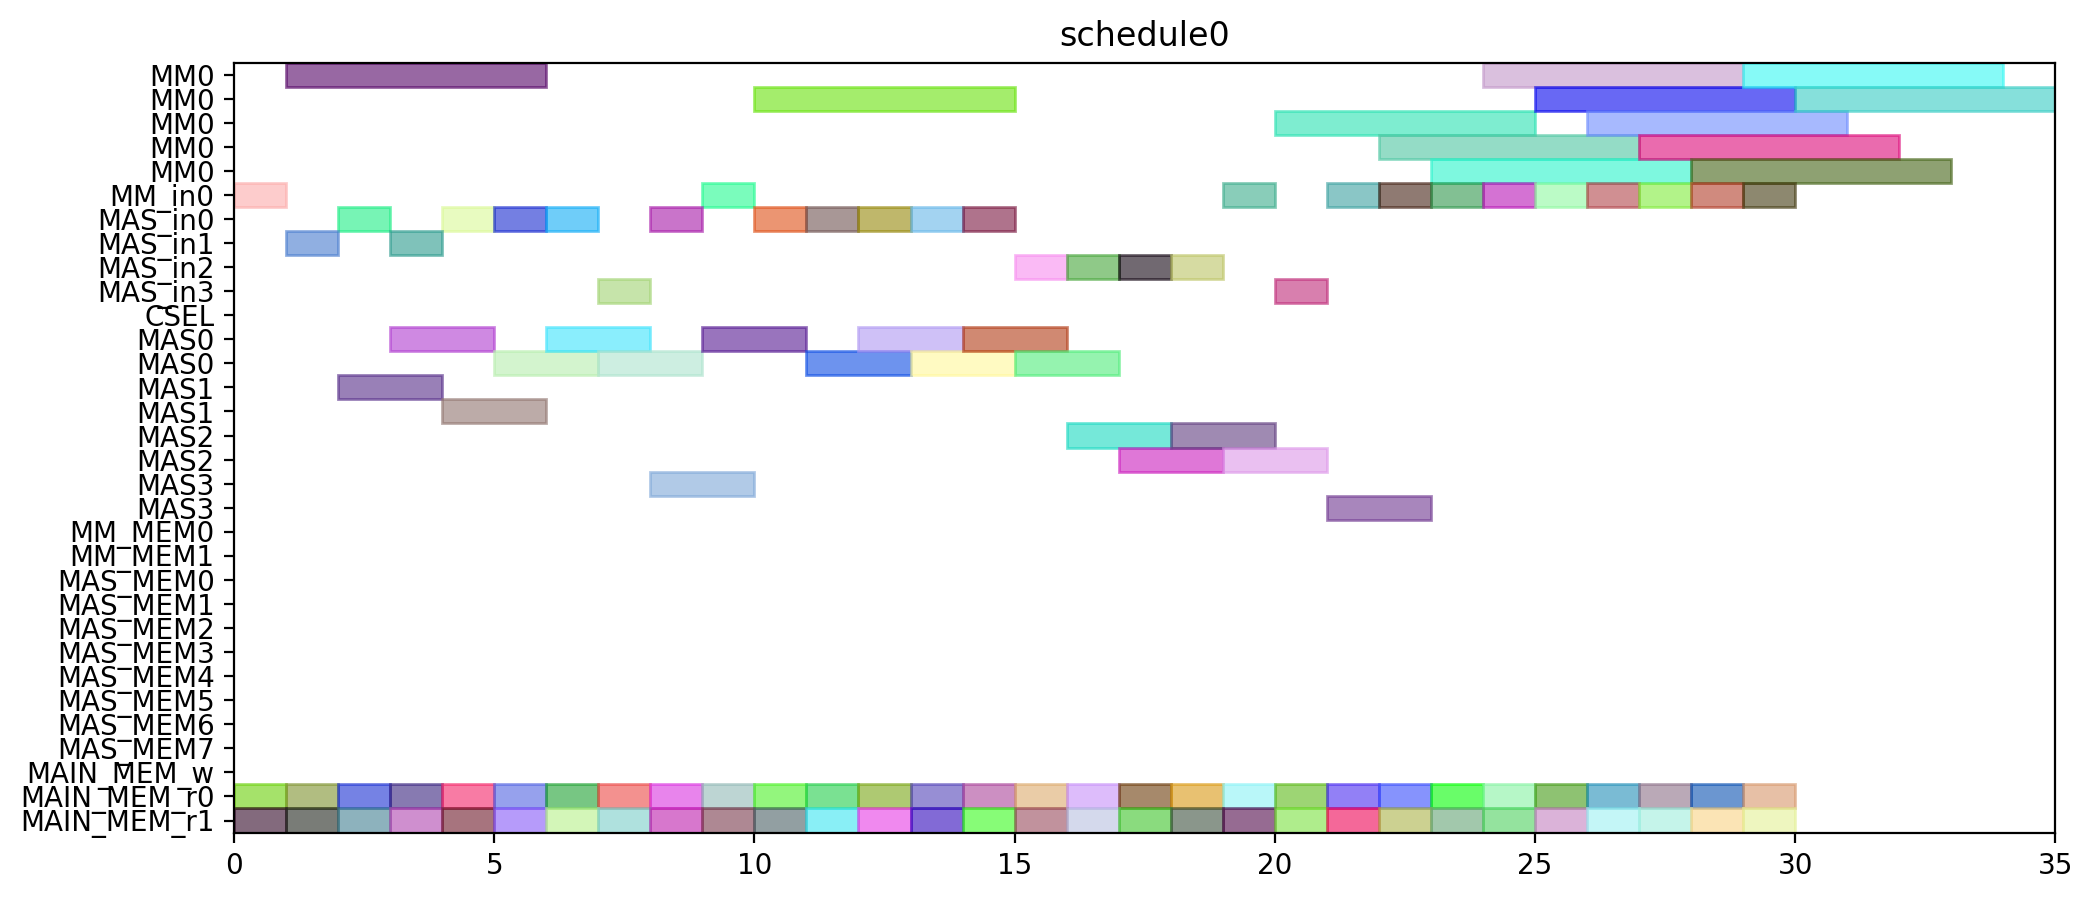

Write the Python code that produced this figure.
from pyschedule import Scenario, solvers, plotters, alt


def solve():
	horizon = 120
	S = Scenario("schedule0", horizon=horizon)

	# resource
	MM = S.Resources('MM', num=1, size=5)
	MM_in = S.Resources('MM_in', num=1)
	MAS_in = S.Resources('MAS_in', num=4)
	CSEL = S.Resource('CSEL')
	MAS = S.Resources('MAS', num=4, size=2, periods=range(1, horizon))
	MM_MEM = S.Resources('MM_MEM', num=2)
	MAS_MEM = S.Resources('MAS_MEM', num=8)
	MAIN_MEM_w = S.Resource('MAIN_MEM_w', size=1)
	MAIN_MEM_r = S.Resources('MAIN_MEM_r', num=2)

	# result of previous scheduling

	# new tasks
	T1_t0 = S.Task('T1_t0', length=2, delay_cost=1)
	T1_t0 += alt(MAS)
	T1_t0_in = S.Task('T1_t0_in', length=1, delay_cost=1)
	T1_t0_in += alt(MAS_in)
	S += T1_t0_in*MAS_in[0]<=T1_t0*MAS[0]

	S += T1_t0_in*MAS_in[1]<=T1_t0*MAS[1]

	S += T1_t0_in*MAS_in[2]<=T1_t0*MAS[2]

	S += T1_t0_in*MAS_in[3]<=T1_t0*MAS[3]

	T1_t0_mem0 = S.Task('T1_t0_mem0', length=1, delay_cost=1)
	T1_t0_mem0 += MAIN_MEM_r[0]
	S += T1_t0_mem0 <= T1_t0

	T1_t0_mem1 = S.Task('T1_t0_mem1', length=1, delay_cost=1)
	T1_t0_mem1 += MAIN_MEM_r[1]
	S += T1_t0_mem1 <= T1_t0

	T1_t1 = S.Task('T1_t1', length=2, delay_cost=1)
	T1_t1 += alt(MAS)
	T1_t1_in = S.Task('T1_t1_in', length=1, delay_cost=1)
	T1_t1_in += alt(MAS_in)
	S += T1_t1_in*MAS_in[0]<=T1_t1*MAS[0]

	S += T1_t1_in*MAS_in[1]<=T1_t1*MAS[1]

	S += T1_t1_in*MAS_in[2]<=T1_t1*MAS[2]

	S += T1_t1_in*MAS_in[3]<=T1_t1*MAS[3]

	T1_t1_mem0 = S.Task('T1_t1_mem0', length=1, delay_cost=1)
	T1_t1_mem0 += MAIN_MEM_r[0]
	S += T1_t1_mem0 <= T1_t1

	T1_t1_mem1 = S.Task('T1_t1_mem1', length=1, delay_cost=1)
	T1_t1_mem1 += MAIN_MEM_r[1]
	S += T1_t1_mem1 <= T1_t1

	T1_t3 = S.Task('T1_t3', length=5, delay_cost=1)
	T1_t3 += alt(MM)
	T1_t3_in = S.Task('T1_t3_in', length=1, delay_cost=1)
	T1_t3_in += alt(MM_in)
	S += T1_t3_in*MM_in[0]<=T1_t3*MM[0]
	T1_t3_mem0 = S.Task('T1_t3_mem0', length=1, delay_cost=1)
	T1_t3_mem0 += MAIN_MEM_r[0]
	S += T1_t3_mem0 <= T1_t3

	T1_t3_mem1 = S.Task('T1_t3_mem1', length=1, delay_cost=1)
	T1_t3_mem1 += MAIN_MEM_r[1]
	S += T1_t3_mem1 <= T1_t3

	T2_t0 = S.Task('T2_t0', length=5, delay_cost=1)
	T2_t0 += alt(MM)
	T2_t0_in = S.Task('T2_t0_in', length=1, delay_cost=1)
	T2_t0_in += alt(MM_in)
	S += T2_t0_in*MM_in[0]<=T2_t0*MM[0]
	T2_t0_mem0 = S.Task('T2_t0_mem0', length=1, delay_cost=1)
	T2_t0_mem0 += MAIN_MEM_r[0]
	S += T2_t0_mem0 <= T2_t0

	T2_t0_mem1 = S.Task('T2_t0_mem1', length=1, delay_cost=1)
	T2_t0_mem1 += MAIN_MEM_r[1]
	S += T2_t0_mem1 <= T2_t0

	T2_t1 = S.Task('T2_t1', length=5, delay_cost=1)
	T2_t1 += alt(MM)
	T2_t1_in = S.Task('T2_t1_in', length=1, delay_cost=1)
	T2_t1_in += alt(MM_in)
	S += T2_t1_in*MM_in[0]<=T2_t1*MM[0]
	T2_t1_mem0 = S.Task('T2_t1_mem0', length=1, delay_cost=1)
	T2_t1_mem0 += MAIN_MEM_r[0]
	S += T2_t1_mem0 <= T2_t1

	T2_t1_mem1 = S.Task('T2_t1_mem1', length=1, delay_cost=1)
	T2_t1_mem1 += MAIN_MEM_r[1]
	S += T2_t1_mem1 <= T2_t1

	T2_t2 = S.Task('T2_t2', length=2, delay_cost=1)
	T2_t2 += alt(MAS)
	T2_t2_in = S.Task('T2_t2_in', length=1, delay_cost=1)
	T2_t2_in += alt(MAS_in)
	S += T2_t2_in*MAS_in[0]<=T2_t2*MAS[0]

	S += T2_t2_in*MAS_in[1]<=T2_t2*MAS[1]

	S += T2_t2_in*MAS_in[2]<=T2_t2*MAS[2]

	S += T2_t2_in*MAS_in[3]<=T2_t2*MAS[3]

	T2_t2_mem0 = S.Task('T2_t2_mem0', length=1, delay_cost=1)
	T2_t2_mem0 += MAIN_MEM_r[0]
	S += T2_t2_mem0 <= T2_t2

	T2_t2_mem1 = S.Task('T2_t2_mem1', length=1, delay_cost=1)
	T2_t2_mem1 += MAIN_MEM_r[1]
	S += T2_t2_mem1 <= T2_t2

	T2_t3 = S.Task('T2_t3', length=2, delay_cost=1)
	T2_t3 += alt(MAS)
	T2_t3_in = S.Task('T2_t3_in', length=1, delay_cost=1)
	T2_t3_in += alt(MAS_in)
	S += T2_t3_in*MAS_in[0]<=T2_t3*MAS[0]

	S += T2_t3_in*MAS_in[1]<=T2_t3*MAS[1]

	S += T2_t3_in*MAS_in[2]<=T2_t3*MAS[2]

	S += T2_t3_in*MAS_in[3]<=T2_t3*MAS[3]

	T2_t3_mem0 = S.Task('T2_t3_mem0', length=1, delay_cost=1)
	T2_t3_mem0 += MAIN_MEM_r[0]
	S += T2_t3_mem0 <= T2_t3

	T2_t3_mem1 = S.Task('T2_t3_mem1', length=1, delay_cost=1)
	T2_t3_mem1 += MAIN_MEM_r[1]
	S += T2_t3_mem1 <= T2_t3

	T3_t0 = S.Task('T3_t0', length=5, delay_cost=1)
	T3_t0 += alt(MM)
	T3_t0_in = S.Task('T3_t0_in', length=1, delay_cost=1)
	T3_t0_in += alt(MM_in)
	S += T3_t0_in*MM_in[0]<=T3_t0*MM[0]
	T3_t0_mem0 = S.Task('T3_t0_mem0', length=1, delay_cost=1)
	T3_t0_mem0 += MAIN_MEM_r[0]
	S += T3_t0_mem0 <= T3_t0

	T3_t0_mem1 = S.Task('T3_t0_mem1', length=1, delay_cost=1)
	T3_t0_mem1 += MAIN_MEM_r[1]
	S += T3_t0_mem1 <= T3_t0

	T3_t1 = S.Task('T3_t1', length=5, delay_cost=1)
	T3_t1 += alt(MM)
	T3_t1_in = S.Task('T3_t1_in', length=1, delay_cost=1)
	T3_t1_in += alt(MM_in)
	S += T3_t1_in*MM_in[0]<=T3_t1*MM[0]
	T3_t1_mem0 = S.Task('T3_t1_mem0', length=1, delay_cost=1)
	T3_t1_mem0 += MAIN_MEM_r[0]
	S += T3_t1_mem0 <= T3_t1

	T3_t1_mem1 = S.Task('T3_t1_mem1', length=1, delay_cost=1)
	T3_t1_mem1 += MAIN_MEM_r[1]
	S += T3_t1_mem1 <= T3_t1

	T3_t2 = S.Task('T3_t2', length=2, delay_cost=1)
	T3_t2 += alt(MAS)
	T3_t2_in = S.Task('T3_t2_in', length=1, delay_cost=1)
	T3_t2_in += alt(MAS_in)
	S += T3_t2_in*MAS_in[0]<=T3_t2*MAS[0]

	S += T3_t2_in*MAS_in[1]<=T3_t2*MAS[1]

	S += T3_t2_in*MAS_in[2]<=T3_t2*MAS[2]

	S += T3_t2_in*MAS_in[3]<=T3_t2*MAS[3]

	T3_t2_mem0 = S.Task('T3_t2_mem0', length=1, delay_cost=1)
	T3_t2_mem0 += MAIN_MEM_r[0]
	S += T3_t2_mem0 <= T3_t2

	T3_t2_mem1 = S.Task('T3_t2_mem1', length=1, delay_cost=1)
	T3_t2_mem1 += MAIN_MEM_r[1]
	S += T3_t2_mem1 <= T3_t2

	T3_t3 = S.Task('T3_t3', length=2, delay_cost=1)
	T3_t3 += alt(MAS)
	T3_t3_in = S.Task('T3_t3_in', length=1, delay_cost=1)
	T3_t3_in += alt(MAS_in)
	S += T3_t3_in*MAS_in[0]<=T3_t3*MAS[0]

	S += T3_t3_in*MAS_in[1]<=T3_t3*MAS[1]

	S += T3_t3_in*MAS_in[2]<=T3_t3*MAS[2]

	S += T3_t3_in*MAS_in[3]<=T3_t3*MAS[3]

	T3_t3_mem0 = S.Task('T3_t3_mem0', length=1, delay_cost=1)
	T3_t3_mem0 += MAIN_MEM_r[0]
	S += T3_t3_mem0 <= T3_t3

	T3_t3_mem1 = S.Task('T3_t3_mem1', length=1, delay_cost=1)
	T3_t3_mem1 += MAIN_MEM_r[1]
	S += T3_t3_mem1 <= T3_t3

	T4_t0 = S.Task('T4_t0', length=5, delay_cost=1)
	T4_t0 += alt(MM)
	T4_t0_in = S.Task('T4_t0_in', length=1, delay_cost=1)
	T4_t0_in += alt(MM_in)
	S += T4_t0_in*MM_in[0]<=T4_t0*MM[0]
	T4_t0_mem0 = S.Task('T4_t0_mem0', length=1, delay_cost=1)
	T4_t0_mem0 += MAIN_MEM_r[0]
	S += T4_t0_mem0 <= T4_t0

	T4_t0_mem1 = S.Task('T4_t0_mem1', length=1, delay_cost=1)
	T4_t0_mem1 += MAIN_MEM_r[1]
	S += T4_t0_mem1 <= T4_t0

	T4_t1 = S.Task('T4_t1', length=5, delay_cost=1)
	T4_t1 += alt(MM)
	T4_t1_in = S.Task('T4_t1_in', length=1, delay_cost=1)
	T4_t1_in += alt(MM_in)
	S += T4_t1_in*MM_in[0]<=T4_t1*MM[0]
	T4_t1_mem0 = S.Task('T4_t1_mem0', length=1, delay_cost=1)
	T4_t1_mem0 += MAIN_MEM_r[0]
	S += T4_t1_mem0 <= T4_t1

	T4_t1_mem1 = S.Task('T4_t1_mem1', length=1, delay_cost=1)
	T4_t1_mem1 += MAIN_MEM_r[1]
	S += T4_t1_mem1 <= T4_t1

	T4_t2 = S.Task('T4_t2', length=2, delay_cost=1)
	T4_t2 += alt(MAS)
	T4_t2_in = S.Task('T4_t2_in', length=1, delay_cost=1)
	T4_t2_in += alt(MAS_in)
	S += T4_t2_in*MAS_in[0]<=T4_t2*MAS[0]

	S += T4_t2_in*MAS_in[1]<=T4_t2*MAS[1]

	S += T4_t2_in*MAS_in[2]<=T4_t2*MAS[2]

	S += T4_t2_in*MAS_in[3]<=T4_t2*MAS[3]

	T4_t2_mem0 = S.Task('T4_t2_mem0', length=1, delay_cost=1)
	T4_t2_mem0 += MAIN_MEM_r[0]
	S += T4_t2_mem0 <= T4_t2

	T4_t2_mem1 = S.Task('T4_t2_mem1', length=1, delay_cost=1)
	T4_t2_mem1 += MAIN_MEM_r[1]
	S += T4_t2_mem1 <= T4_t2

	T4_t3 = S.Task('T4_t3', length=2, delay_cost=1)
	T4_t3 += alt(MAS)
	T4_t3_in = S.Task('T4_t3_in', length=1, delay_cost=1)
	T4_t3_in += alt(MAS_in)
	S += T4_t3_in*MAS_in[0]<=T4_t3*MAS[0]

	S += T4_t3_in*MAS_in[1]<=T4_t3*MAS[1]

	S += T4_t3_in*MAS_in[2]<=T4_t3*MAS[2]

	S += T4_t3_in*MAS_in[3]<=T4_t3*MAS[3]

	T4_t3_mem0 = S.Task('T4_t3_mem0', length=1, delay_cost=1)
	T4_t3_mem0 += MAIN_MEM_r[0]
	S += T4_t3_mem0 <= T4_t3

	T4_t3_mem1 = S.Task('T4_t3_mem1', length=1, delay_cost=1)
	T4_t3_mem1 += MAIN_MEM_r[1]
	S += T4_t3_mem1 <= T4_t3

	T5_t0 = S.Task('T5_t0', length=2, delay_cost=1)
	T5_t0 += alt(MAS)
	T5_t0_in = S.Task('T5_t0_in', length=1, delay_cost=1)
	T5_t0_in += alt(MAS_in)
	S += T5_t0_in*MAS_in[0]<=T5_t0*MAS[0]

	S += T5_t0_in*MAS_in[1]<=T5_t0*MAS[1]

	S += T5_t0_in*MAS_in[2]<=T5_t0*MAS[2]

	S += T5_t0_in*MAS_in[3]<=T5_t0*MAS[3]

	T5_t0_mem0 = S.Task('T5_t0_mem0', length=1, delay_cost=1)
	T5_t0_mem0 += MAIN_MEM_r[0]
	S += T5_t0_mem0 <= T5_t0

	T5_t0_mem1 = S.Task('T5_t0_mem1', length=1, delay_cost=1)
	T5_t0_mem1 += MAIN_MEM_r[1]
	S += T5_t0_mem1 <= T5_t0

	T5_t1 = S.Task('T5_t1', length=2, delay_cost=1)
	T5_t1 += alt(MAS)
	T5_t1_in = S.Task('T5_t1_in', length=1, delay_cost=1)
	T5_t1_in += alt(MAS_in)
	S += T5_t1_in*MAS_in[0]<=T5_t1*MAS[0]

	S += T5_t1_in*MAS_in[1]<=T5_t1*MAS[1]

	S += T5_t1_in*MAS_in[2]<=T5_t1*MAS[2]

	S += T5_t1_in*MAS_in[3]<=T5_t1*MAS[3]

	T5_t1_mem0 = S.Task('T5_t1_mem0', length=1, delay_cost=1)
	T5_t1_mem0 += MAIN_MEM_r[0]
	S += T5_t1_mem0 <= T5_t1

	T5_t1_mem1 = S.Task('T5_t1_mem1', length=1, delay_cost=1)
	T5_t1_mem1 += MAIN_MEM_r[1]
	S += T5_t1_mem1 <= T5_t1

	T5_t3 = S.Task('T5_t3', length=5, delay_cost=1)
	T5_t3 += alt(MM)
	T5_t3_in = S.Task('T5_t3_in', length=1, delay_cost=1)
	T5_t3_in += alt(MM_in)
	S += T5_t3_in*MM_in[0]<=T5_t3*MM[0]
	T5_t3_mem0 = S.Task('T5_t3_mem0', length=1, delay_cost=1)
	T5_t3_mem0 += MAIN_MEM_r[0]
	S += T5_t3_mem0 <= T5_t3

	T5_t3_mem1 = S.Task('T5_t3_mem1', length=1, delay_cost=1)
	T5_t3_mem1 += MAIN_MEM_r[1]
	S += T5_t3_mem1 <= T5_t3

	T6_t0 = S.Task('T6_t0', length=5, delay_cost=1)
	T6_t0 += alt(MM)
	T6_t0_in = S.Task('T6_t0_in', length=1, delay_cost=1)
	T6_t0_in += alt(MM_in)
	S += T6_t0_in*MM_in[0]<=T6_t0*MM[0]
	T6_t0_mem0 = S.Task('T6_t0_mem0', length=1, delay_cost=1)
	T6_t0_mem0 += MAIN_MEM_r[0]
	S += T6_t0_mem0 <= T6_t0

	T6_t0_mem1 = S.Task('T6_t0_mem1', length=1, delay_cost=1)
	T6_t0_mem1 += MAIN_MEM_r[1]
	S += T6_t0_mem1 <= T6_t0

	T6_t1 = S.Task('T6_t1', length=5, delay_cost=1)
	T6_t1 += alt(MM)
	T6_t1_in = S.Task('T6_t1_in', length=1, delay_cost=1)
	T6_t1_in += alt(MM_in)
	S += T6_t1_in*MM_in[0]<=T6_t1*MM[0]
	T6_t1_mem0 = S.Task('T6_t1_mem0', length=1, delay_cost=1)
	T6_t1_mem0 += MAIN_MEM_r[0]
	S += T6_t1_mem0 <= T6_t1

	T6_t1_mem1 = S.Task('T6_t1_mem1', length=1, delay_cost=1)
	T6_t1_mem1 += MAIN_MEM_r[1]
	S += T6_t1_mem1 <= T6_t1

	T6_t2 = S.Task('T6_t2', length=2, delay_cost=1)
	T6_t2 += alt(MAS)
	T6_t2_in = S.Task('T6_t2_in', length=1, delay_cost=1)
	T6_t2_in += alt(MAS_in)
	S += T6_t2_in*MAS_in[0]<=T6_t2*MAS[0]

	S += T6_t2_in*MAS_in[1]<=T6_t2*MAS[1]

	S += T6_t2_in*MAS_in[2]<=T6_t2*MAS[2]

	S += T6_t2_in*MAS_in[3]<=T6_t2*MAS[3]

	T6_t2_mem0 = S.Task('T6_t2_mem0', length=1, delay_cost=1)
	T6_t2_mem0 += MAIN_MEM_r[0]
	S += T6_t2_mem0 <= T6_t2

	T6_t2_mem1 = S.Task('T6_t2_mem1', length=1, delay_cost=1)
	T6_t2_mem1 += MAIN_MEM_r[1]
	S += T6_t2_mem1 <= T6_t2

	T6_t3 = S.Task('T6_t3', length=2, delay_cost=1)
	T6_t3 += alt(MAS)
	T6_t3_in = S.Task('T6_t3_in', length=1, delay_cost=1)
	T6_t3_in += alt(MAS_in)
	S += T6_t3_in*MAS_in[0]<=T6_t3*MAS[0]

	S += T6_t3_in*MAS_in[1]<=T6_t3*MAS[1]

	S += T6_t3_in*MAS_in[2]<=T6_t3*MAS[2]

	S += T6_t3_in*MAS_in[3]<=T6_t3*MAS[3]

	T6_t3_mem0 = S.Task('T6_t3_mem0', length=1, delay_cost=1)
	T6_t3_mem0 += MAIN_MEM_r[0]
	S += T6_t3_mem0 <= T6_t3

	T6_t3_mem1 = S.Task('T6_t3_mem1', length=1, delay_cost=1)
	T6_t3_mem1 += MAIN_MEM_r[1]
	S += T6_t3_mem1 <= T6_t3

	T7_t0 = S.Task('T7_t0', length=5, delay_cost=1)
	T7_t0 += alt(MM)
	T7_t0_in = S.Task('T7_t0_in', length=1, delay_cost=1)
	T7_t0_in += alt(MM_in)
	S += T7_t0_in*MM_in[0]<=T7_t0*MM[0]
	T7_t0_mem0 = S.Task('T7_t0_mem0', length=1, delay_cost=1)
	T7_t0_mem0 += MAIN_MEM_r[0]
	S += T7_t0_mem0 <= T7_t0

	T7_t0_mem1 = S.Task('T7_t0_mem1', length=1, delay_cost=1)
	T7_t0_mem1 += MAIN_MEM_r[1]
	S += T7_t0_mem1 <= T7_t0

	T7_t1 = S.Task('T7_t1', length=5, delay_cost=1)
	T7_t1 += alt(MM)
	T7_t1_in = S.Task('T7_t1_in', length=1, delay_cost=1)
	T7_t1_in += alt(MM_in)
	S += T7_t1_in*MM_in[0]<=T7_t1*MM[0]
	T7_t1_mem0 = S.Task('T7_t1_mem0', length=1, delay_cost=1)
	T7_t1_mem0 += MAIN_MEM_r[0]
	S += T7_t1_mem0 <= T7_t1

	T7_t1_mem1 = S.Task('T7_t1_mem1', length=1, delay_cost=1)
	T7_t1_mem1 += MAIN_MEM_r[1]
	S += T7_t1_mem1 <= T7_t1

	T7_t2 = S.Task('T7_t2', length=2, delay_cost=1)
	T7_t2 += alt(MAS)
	T7_t2_in = S.Task('T7_t2_in', length=1, delay_cost=1)
	T7_t2_in += alt(MAS_in)
	S += T7_t2_in*MAS_in[0]<=T7_t2*MAS[0]

	S += T7_t2_in*MAS_in[1]<=T7_t2*MAS[1]

	S += T7_t2_in*MAS_in[2]<=T7_t2*MAS[2]

	S += T7_t2_in*MAS_in[3]<=T7_t2*MAS[3]

	T7_t2_mem0 = S.Task('T7_t2_mem0', length=1, delay_cost=1)
	T7_t2_mem0 += MAIN_MEM_r[0]
	S += T7_t2_mem0 <= T7_t2

	T7_t2_mem1 = S.Task('T7_t2_mem1', length=1, delay_cost=1)
	T7_t2_mem1 += MAIN_MEM_r[1]
	S += T7_t2_mem1 <= T7_t2

	T7_t3 = S.Task('T7_t3', length=2, delay_cost=1)
	T7_t3 += alt(MAS)
	T7_t3_in = S.Task('T7_t3_in', length=1, delay_cost=1)
	T7_t3_in += alt(MAS_in)
	S += T7_t3_in*MAS_in[0]<=T7_t3*MAS[0]

	S += T7_t3_in*MAS_in[1]<=T7_t3*MAS[1]

	S += T7_t3_in*MAS_in[2]<=T7_t3*MAS[2]

	S += T7_t3_in*MAS_in[3]<=T7_t3*MAS[3]

	T7_t3_mem0 = S.Task('T7_t3_mem0', length=1, delay_cost=1)
	T7_t3_mem0 += MAIN_MEM_r[0]
	S += T7_t3_mem0 <= T7_t3

	T7_t3_mem1 = S.Task('T7_t3_mem1', length=1, delay_cost=1)
	T7_t3_mem1 += MAIN_MEM_r[1]
	S += T7_t3_mem1 <= T7_t3

	T8_t2 = S.Task('T8_t2', length=2, delay_cost=1)
	T8_t2 += alt(MAS)
	T8_t2_in = S.Task('T8_t2_in', length=1, delay_cost=1)
	T8_t2_in += alt(MAS_in)
	S += T8_t2_in*MAS_in[0]<=T8_t2*MAS[0]

	S += T8_t2_in*MAS_in[1]<=T8_t2*MAS[1]

	S += T8_t2_in*MAS_in[2]<=T8_t2*MAS[2]

	S += T8_t2_in*MAS_in[3]<=T8_t2*MAS[3]

	T8_t2_mem0 = S.Task('T8_t2_mem0', length=1, delay_cost=1)
	T8_t2_mem0 += MAIN_MEM_r[0]
	S += T8_t2_mem0 <= T8_t2

	T8_t2_mem1 = S.Task('T8_t2_mem1', length=1, delay_cost=1)
	T8_t2_mem1 += MAIN_MEM_r[1]
	S += T8_t2_mem1 <= T8_t2

	T9_t2 = S.Task('T9_t2', length=2, delay_cost=1)
	T9_t2 += alt(MAS)
	T9_t2_in = S.Task('T9_t2_in', length=1, delay_cost=1)
	T9_t2_in += alt(MAS_in)
	S += T9_t2_in*MAS_in[0]<=T9_t2*MAS[0]

	S += T9_t2_in*MAS_in[1]<=T9_t2*MAS[1]

	S += T9_t2_in*MAS_in[2]<=T9_t2*MAS[2]

	S += T9_t2_in*MAS_in[3]<=T9_t2*MAS[3]

	T9_t2_mem0 = S.Task('T9_t2_mem0', length=1, delay_cost=1)
	T9_t2_mem0 += MAIN_MEM_r[0]
	S += T9_t2_mem0 <= T9_t2

	T9_t2_mem1 = S.Task('T9_t2_mem1', length=1, delay_cost=1)
	T9_t2_mem1 += MAIN_MEM_r[1]
	S += T9_t2_mem1 <= T9_t2

	T10_t2 = S.Task('T10_t2', length=2, delay_cost=1)
	T10_t2 += alt(MAS)
	T10_t2_in = S.Task('T10_t2_in', length=1, delay_cost=1)
	T10_t2_in += alt(MAS_in)
	S += T10_t2_in*MAS_in[0]<=T10_t2*MAS[0]

	S += T10_t2_in*MAS_in[1]<=T10_t2*MAS[1]

	S += T10_t2_in*MAS_in[2]<=T10_t2*MAS[2]

	S += T10_t2_in*MAS_in[3]<=T10_t2*MAS[3]

	T10_t2_mem0 = S.Task('T10_t2_mem0', length=1, delay_cost=1)
	T10_t2_mem0 += MAIN_MEM_r[0]
	S += T10_t2_mem0 <= T10_t2

	T10_t2_mem1 = S.Task('T10_t2_mem1', length=1, delay_cost=1)
	T10_t2_mem1 += MAIN_MEM_r[1]
	S += T10_t2_mem1 <= T10_t2

	T11_t2 = S.Task('T11_t2', length=2, delay_cost=1)
	T11_t2 += alt(MAS)
	T11_t2_in = S.Task('T11_t2_in', length=1, delay_cost=1)
	T11_t2_in += alt(MAS_in)
	S += T11_t2_in*MAS_in[0]<=T11_t2*MAS[0]

	S += T11_t2_in*MAS_in[1]<=T11_t2*MAS[1]

	S += T11_t2_in*MAS_in[2]<=T11_t2*MAS[2]

	S += T11_t2_in*MAS_in[3]<=T11_t2*MAS[3]

	T11_t2_mem0 = S.Task('T11_t2_mem0', length=1, delay_cost=1)
	T11_t2_mem0 += MAIN_MEM_r[0]
	S += T11_t2_mem0 <= T11_t2

	T11_t2_mem1 = S.Task('T11_t2_mem1', length=1, delay_cost=1)
	T11_t2_mem1 += MAIN_MEM_r[1]
	S += T11_t2_mem1 <= T11_t2

	solvers.mip.solve(S,msg=1,kind='CPLEX',ratio_gap=1.01)

	solution = [['hoge']*len(S.solution()[1]) for i in range(len(S.solution()))]
	for i in range(len(S.solution())):
		for j in range(len(S.solution()[i])):
			solution[i][j]=str(S.solution()[i][j])
	print(solution)

	cycles = int(solution[-1][3])

	pic_file_name = "/home/mfukuda/ABE/multiRAM_multiMAS_16mux/scheduling_result/stage5MM1_stage2MAS4/EP2_LADDERMUL/schedule0.png"
	if(S.solution() != []):
		plotters.matplotlib.plot(S,img_filename=pic_file_name, show_task_labels=False, fig_size=(cycles*0.25+3, 5))

	return solution
